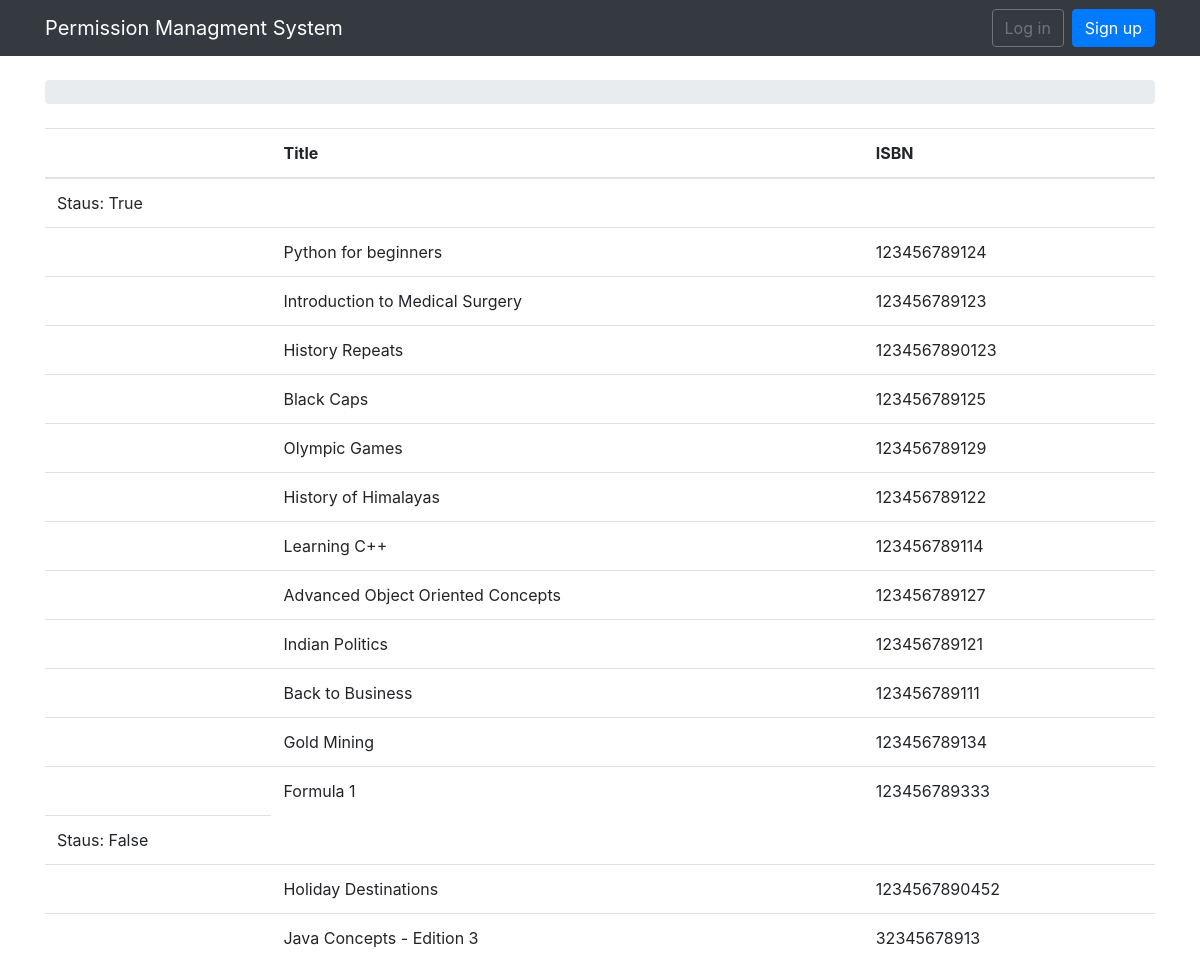
Page /books/list/ on the committed database.
### permissions/models.py (models this page shows, shortened)
class Book(models.Model):
    title = models.CharField(max_length=100)
    isbn = models.CharField(max_length=13, unique=True)
    active = models.BooleanField(default=True)
    created_at = models.DateTimeField(auto_now_add=True, null=True)

### permissions/views.py (the view)
# urls.py: url(r'^books/list/$', views.book_list, name='book_list'),
def book_list(request):
    book = Book.objects.all()
    context = defaultdict(list)
    dict(context)
    for p in book:
        context[p.active].append(p.pk)
    context.default_factory = None
    return render(request, "booklist.html", {'context': context, 'book': book})

### templates/booklist.html (shortened to what this page needs)
{% extends 'base.html' %}
{% load humanize %}
{% block content %}
<table class="table">
  <thead class="thead-inverse">
    <tr>
      <th></th>
      <th>Title</th>
      <th>ISBN</th>
    </tr>
  </thead>
  <tbody>
{% for k,v in context.items %}
    <tr><td>Staus: {{k}}</td></tr>
    {% for x in v %}
        {% for b in book%}
        {% if x == b.pk %}
            <tr><td/><td>{{b.title}}</td>
            <td>{{b.isbn}}</td></tr>
        {%endif%}
        {% endfor %}
    {% endfor %}
{% endfor %}
</tbody>
</table>
{% endblock %}

### rows in the picture
Book: title "Python for beginners", isbn "123456789124"
Book: title "Introduction to Medical Surgery", isbn "123456789123"
Book: title "History Repeats", isbn "1234567890123"
Book: title "Black Caps", isbn "123456789125"
Book: title "Olympic Games", isbn "123456789129"
Book: title "History of Himalayas", isbn "123456789122"
Book: title "Learning C++", isbn "123456789114"
Book: title "Advanced Object Oriented Concepts", isbn "123456789127"
Book: title "Indian Politics", isbn "123456789121"
Book: title "Back to Business", isbn "123456789111"
Book: title "Gold Mining", isbn "123456789134"
Book: title "Formula 1", isbn "123456789333"
Book: title "Holiday Destinations", isbn "1234567890452"
Book: title "Java Concepts - Edition 3", isbn "32345678913"

### other values in the picture
{{ k }} "True" "False"
